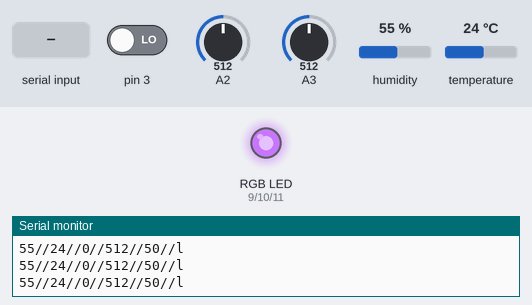
The sketch below on a simulated Arduino Uno, built with avr-gcc and run on an emulated ATmega328P. On the bench: an RGB LED mixed from three pins (HIGH = lit), the last lines printed to the serial monitor. The inputs (shaded band) are chosen by the test bench; at power-on: A2 = 512, A3 = 512, pin 3 LOW, humidity 55 %, temperature 24 °C.

Above: at 1.2 s.
1.3 s: "50" received over Serial
At 1.78 s:
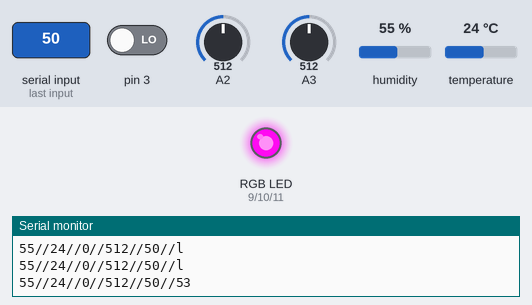
At 2.4 s:
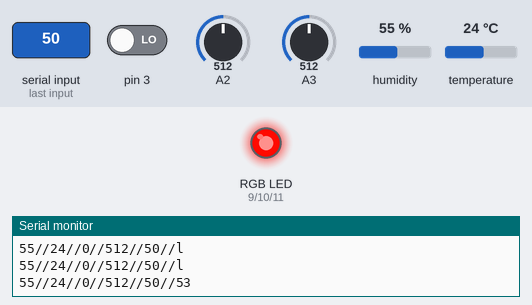
4.8 s: "51" received over Serial
At 5.28 s:
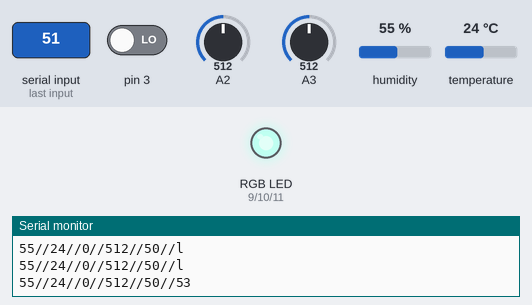
At 5.8 s:
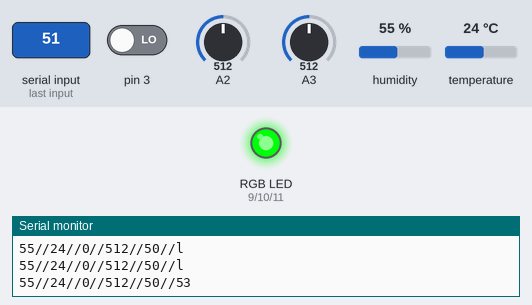
8.3 s: A2 set to 109
14.3 s: A2 set to 89
20.3 s: A3 set to 112
26.3 s: A3 set to 91
Timing chart, 0 to 29.3 s (numbered marks = the images above; inputs shaded):
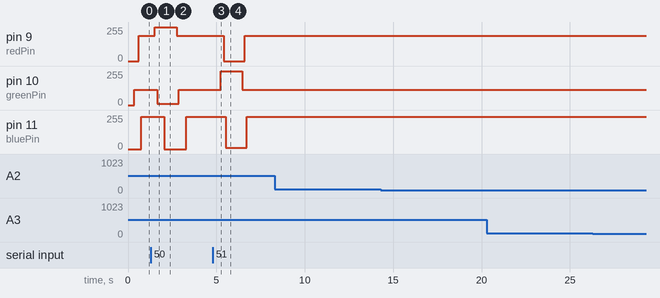

The sketch:

Free.ino
```cpp
#include "DHT.h"
#define DHTPIN 2
#define DHTTYPE DHT11
DHT dht(DHTPIN, DHTTYPE);
//librerias del DHT 11

int redPin = 9;
int greenPin = 10;
int bluePin = 11;

int r = 0;
int g = 0;
int b = 0;

int valMov = 0;
int valMic = 0;
int valLuz = 0;

String dato = "l";

void setup() {
  Serial.begin(9600); //Se inicia la comunicación serial
  dht.begin(); //Se inicia el sensor

  pinMode(redPin, OUTPUT);
  pinMode(greenPin, OUTPUT);
  pinMode(bluePin, OUTPUT);
}

void loop() {
  int valHum = dht.readHumidity(); //se lee la humedad
  int valTemp = dht.readTemperature(); // se lee la temperatura*8

  if (Serial.available() != 0) {
    dato = Serial.read();
  }

  if (dato == "48") {
    setColor(255, 10, 0);
    delay(500);
    dato = "l";
  } else {
    setColor(191, 113, 241);
  }

  if (dato == "49") {
    setColor(0, 255, 10);
    delay(500);
    dato = "l";
  } else {
    setColor(191, 113, 241);
  }

  if (dato == "50") {
    setColor(255, 10, 0);
    delay(500);
    dato = "l";
  } else {
    setColor(191, 113, 241);
  }

  if (dato == "51") {
    setColor(0, 255, 10);
    delay(500);
    dato = "l";
  } else {
    setColor(191, 113, 241);
  }

  valMov = digitalRead(3);

  valMic = analogRead(2);
  valLuz = map(analogRead(3), 0, 1023, 0, 100);

  Serial.print(valHum);
  Serial.print("//");
  Serial.print(valTemp);
  Serial.print("//");
  Serial.print(valMov);
  Serial.print("//");
  Serial.print(valMic);
  Serial.print("//");
  Serial.print(valLuz, DEC);
  Serial.print("//");
  Serial.print(dato);
  Serial.println();
}

void setColor(int red, int green, int blue) {
  while ( r != red || g != green || b != blue ) {
    if ( r < red ) r += 1;
    if ( r > red ) r -= 1;
    if ( g < green ) g += 1;
    if ( g > green ) g -= 1;
    if ( b < blue ) b += 1;
    if ( b > blue ) b -= 1;
    _setColor();
    delay(3);
  }
}

void _setColor() {
  analogWrite(redPin, r);
  analogWrite(greenPin, g);
  analogWrite(bluePin, b);

}
```

Measured:
- after the input at 1.3 s, pin 9 (redPin): 191/255 → 255/255 after 0.22 s, → 191/255 1.2 s later; pin 10 (greenPin): 113/255 → 10/255 after 0.34 s, → 113/255 1.2 s later; pin 11 (bluePin): 241/255 → 0/255 after 0.76 s, → 241/255 1.2 s later
- after the input at 4.8 s, pin 9 (redPin): 191/255 → 0/255 after 0.61 s, → 191/255 1.2 s later; pin 10 (greenPin): 113/255 → 255/255 after 0.46 s, → 113/255 1.2 s later; pin 11 (bluePin): 241/255 → 10/255 after 0.73 s, → 241/255 1.2 s later
